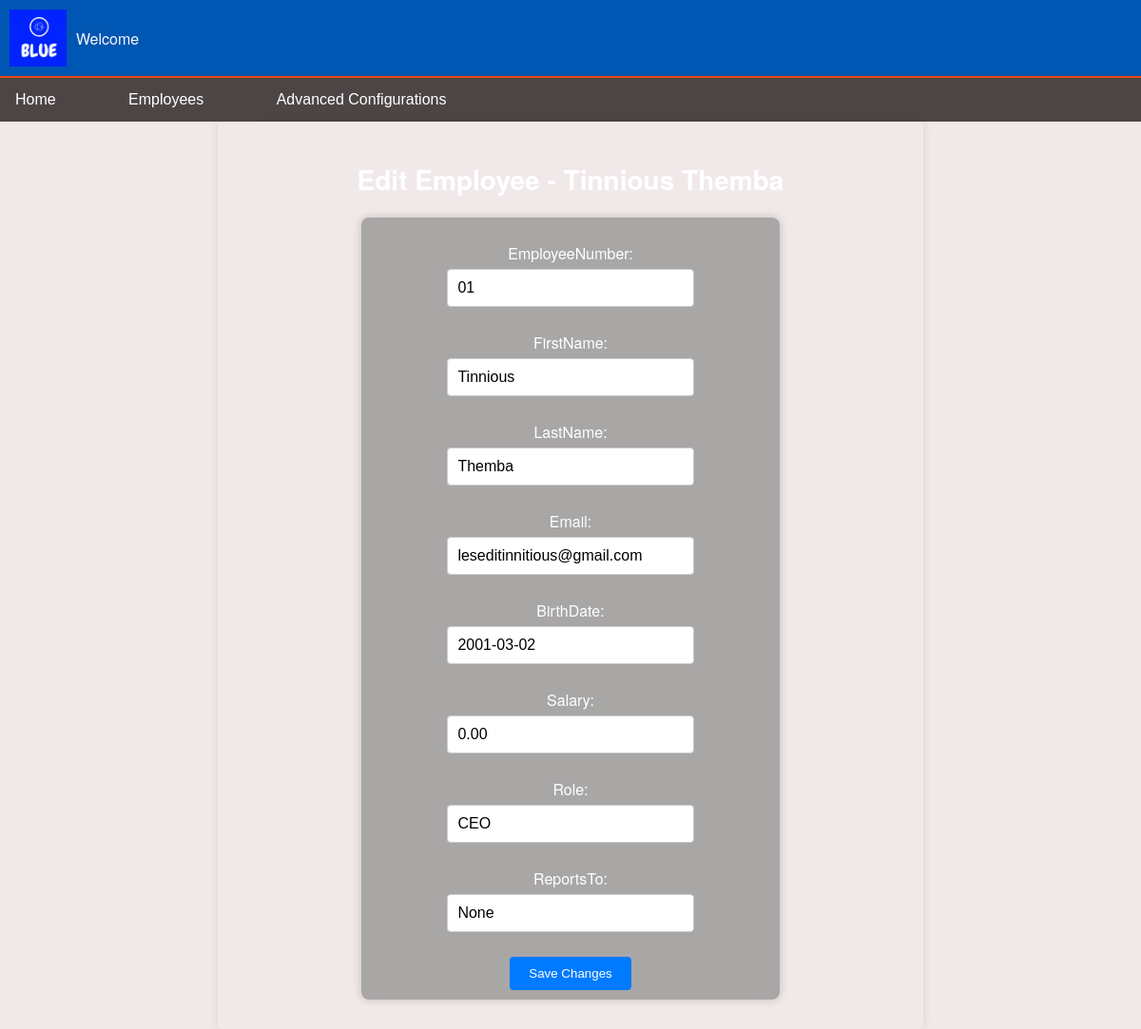
The page /employee/edit/01/ on the database its author committed.
### main/models.py (models this page shows, shortened)
class Employee(models.Model):
    employeeNumber=models.CharField(max_length=10)
    lastName=models.CharField(max_length=200)
    firstName=models.CharField(max_length=200)
    email=models.EmailField(max_length=100)
    birthDate=models.DateField(null=True, blank=True)
    salary = models.DecimalField(max_digits=10, decimal_places=2)
    role=models.CharField(max_length=200)
    reportsTo = models.CharField(max_length=20, null=True, blank=True)

### main/views.py (the view)
# urls.py: path('employee/edit/<str:employeeNumber>/', views.edit_employee, name='edit_employee'),
def edit_employee(request, employeeNumber):
    employee = get_object_or_404(Employee, employeeNumber=employeeNumber)
    employees = Employee.objects.exclude(employeeNumber=employee.employeeNumber)
    if request.method == 'POST':
        form = EmployeeForm(request.POST, instance=employee)
        if form.is_valid():
            form.save()
            return redirect('user_list')
    else:
        form = EmployeeForm(instance=employee)
    return render(request, 'edit_employee.html', {'form': form, 'employee': employee,})

### main/forms.py
class EmployeeForm(forms.ModelForm):
    class Meta:
        model = Employee
        fields = ['employeeNumber', 'firstName', 'lastName', 'email', 'birthDate', 'salary', 'role', 'reportsTo']

### main/templates/edit_employee.html (shortened to what this page needs)
{% load static %}
<!DOCTYPE html>
<html lang="en">
<head>
    <link rel="stylesheet" href="{% static 'css/user_registration.css' %}">
</head>
<body>
    {% include 'navigation_bar.html' %}
    <div class="container" style="background-color: transparent; border-color: transparent; padding-top: 20px;">
        <h1 style="color: #fff;">Edit Employee - {{ employee.firstName }} {{ employee.lastName }}</h1>
        <form method="post">
            {{ form.as_p }}
            <button type="submit" class="submit-button">
                Save Changes
            </button>
        </form>
    </div>
</body>
</html>

### main/static/css/user_registration.css (style rules this page uses)
body, html { font-family: 'Helvetica Neue', sans-serif; background-color: #f1e9e9; text-align: center; margin: 0; padding: 0; background-image: url("/static/images/sqltest.jpg"); background-size: cover; background-repeat: no-repeat; background-attachment: fixed; background-position: center; }
h1 { font-size: 28px; }
form { background-color: rgba(123, 123, 123, 0.6); border-radius: 8px; padding: 4px; padding-bottom: 10px; padding-top: 10px; width: 60%; margin: 20px auto; box-shadow: 0 0 10px rgba(0, 0, 0, 0.2); }
label { display: block; margin-bottom: 5px; color: #fff; }
input[type="text"], input[type="email"], input[list], input[type="file"], input[type="date"], input[type="number"], input[type="password"], select, datalist { width: 60%; height: 40px; padding: 10px; border: 1px solid #ccc; border-radius: 4px; margin-bottom: 10px; box-sizing: border-box; font-size: 16px; }

### main/static/css/navigation_bar.css (style rules this page uses)
.container { max-width: 60%; margin: 0 auto; padding: 10px; border: 1px solid #ccc; border-radius: 5px; background-color: #fff; box-shadow: 0 0 10px rgba(0, 0, 0, 0.1); }

### main/templates/edit_employee.html (style rules this page uses)
.submit-button { background-color: #007bff; color: #fff; padding: 10px 20px; border: none; border-radius: 4px; cursor: pointer; }

### rows shown on the page
Employee: firstName "Tinnious", lastName "Themba", employeeNumber "01", email "leseditinnitious@gmail.com", birthDate "2001-03-02", salary "0.00", role "CEO", reportsTo "None"
